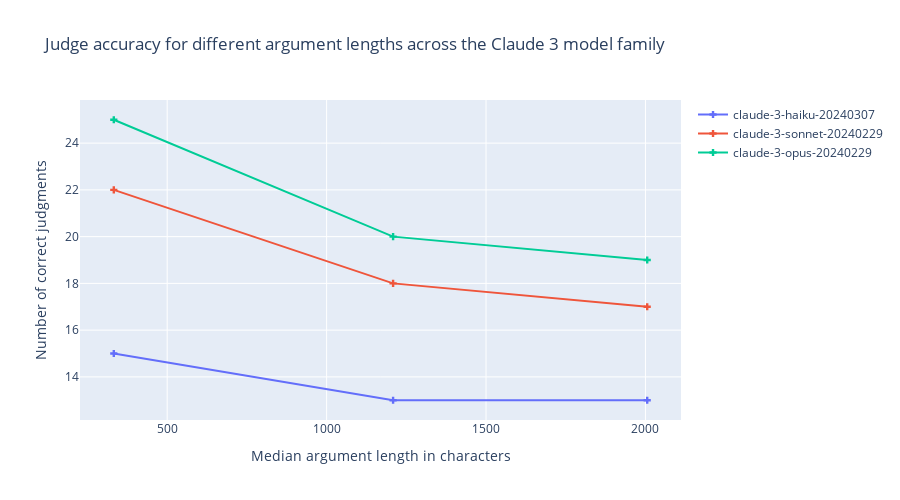

Notebook code for this chart:
### Markdown cell above
### How does argument classification accuracy vary with argument length?

### Code cell
scatter_plots = []
data_by_model_id = {
    model_id: classifications_with_argument_length[
        classifications_with_argument_length["model_id"] == model_id
    ]
    for model_id in model_ids
}

for model_id, data in data_by_model_id.items():
    scatter_plots.append(
        go.Scatter(
            name=model_id,
            x=list(argument_length_medians.values()),
            y=[
                data[data["requested_response_length"] == requested_response_length][
                    "is_correct"
                ].sum()
                for requested_response_length in requested_response_lengths
            ],
            mode="markers+lines",
            marker=dict(symbol="cross"),
        )
    )

# scatter_plots.append(
#     go.Scatter(
#         x=list(argument_length_medians.values()),
#         y=[40, 40, 40],
#         mode="lines",
#         name="total number of arguments",
#         line=dict(color="black", dash="dash"),
#     )
# )

fig = go.Figure(data=scatter_plots)
fig.update_layout(
    title="Judge accuracy for different argument lengths across the Claude 3 model family",
    yaxis_title="Number of correct judgments",
    xaxis_title="Median argument length in characters",
    autosize=True,
    height=500,
)

fig.show()
fig.write_html("../plots/judge_accuracy_by_argument_length.html")

### Figure 1 — Plotly figure (JSON) as saved in the notebook; plotly's stock layout.template omitted (floating-point values rounded to 4 significant figures)
{"data": [{"marker": {"symbol": "cross"}, "mode": "markers+lines", "name": "claude-3-haiku-20240307", "type": "scatter", "x": [332.5, 1208.0, 2006.0], "y": [15, 13, 13]}, {"marker": {"symbol": "cross"}, "mode": "markers+lines", "name": "claude-3-sonnet-20240229", "type": "scatter", "x": [332.5, 1208.0, 2006.0], "y": [22, 18, 17]}, {"marker": {"symbol": "cross"}, "mode": "markers+lines", "name": "claude-3-opus-20240229", "type": "scatter", "x": [332.5, 1208.0, 2006.0], "y": [25, 20, 19]}], "layout": {"autosize": true, "height": 500, "title": {"text": "Judge accuracy for different argument lengths across the Claude 3 model family"}, "xaxis": {"title": {"text": "Median argument length in characters"}}, "yaxis": {"title": {"text": "Number of correct judgments"}}}}
